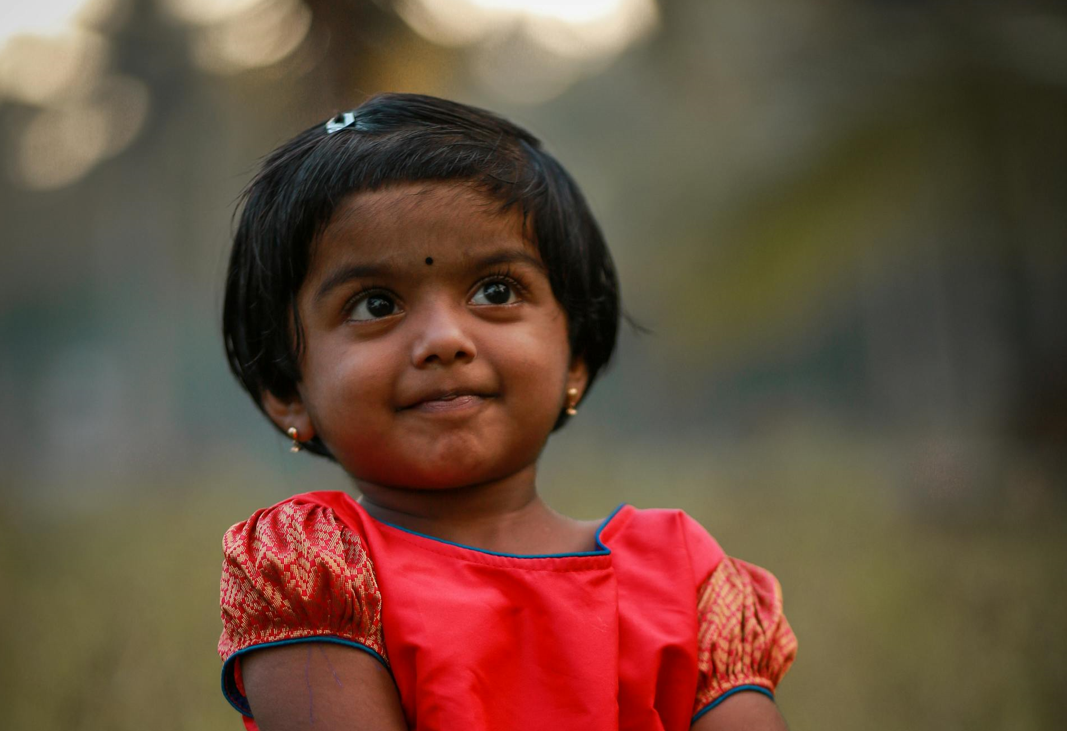
#> input picture Desktop - Copy/dip mini project/small.jpg, 1067 x 731 px
$ python run.py
#> lines starting #> are read from the running program, lines starting #| are printed output that depends on the picture; after the words box and inside, x2 and y2 are one past the last pixel; in counts of white or black regions, pixels touching at a corner belong together
### Desktop - Copy/dip mini project/cartoonizer.py
# cartoonizer.py

import cv2
import numpy as np
import matplotlib.pyplot as plt


def load_image(path, size=(800, 800)):
#> called with path = 'small.jpg', size = (800, 800)
    img = cv2.imread(path)
#> img is the input picture: shape (731, 1067, 3); mean B, G, R 61.2, 77.8, 104.7
    img = cv2.resize(img, size)
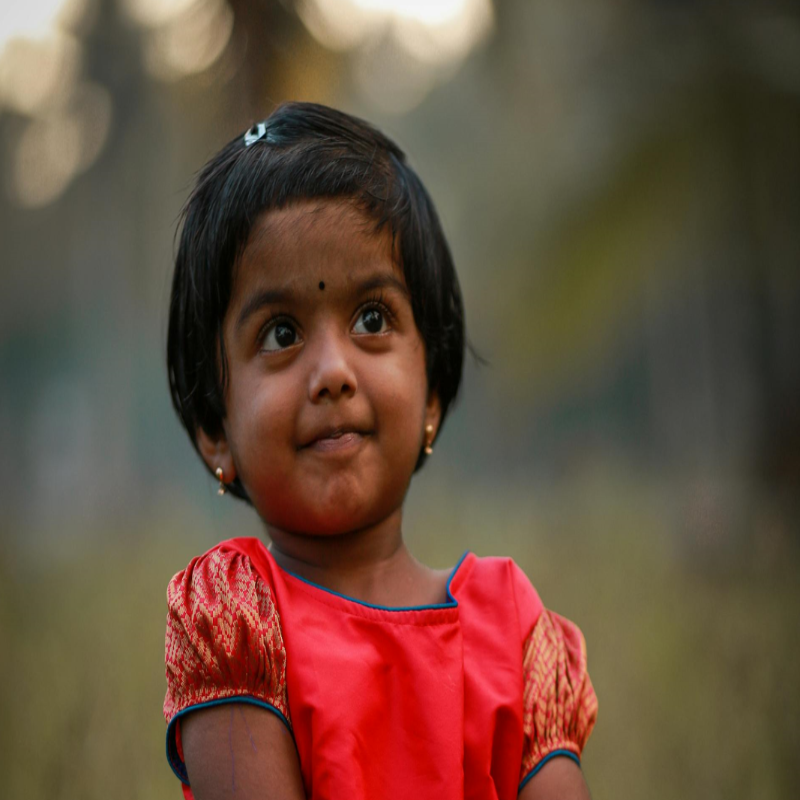
#> img: shape (800, 800, 3); mean B, G, R 61.1, 77.7, 104.6
    img_rgb = cv2.cvtColor(img, cv2.COLOR_BGR2RGB)
    return img_rgb


def apply_bilateral_filter(img):
    return cv2.bilateralFilter(img, d=9, sigmaColor=75, sigmaSpace=75)
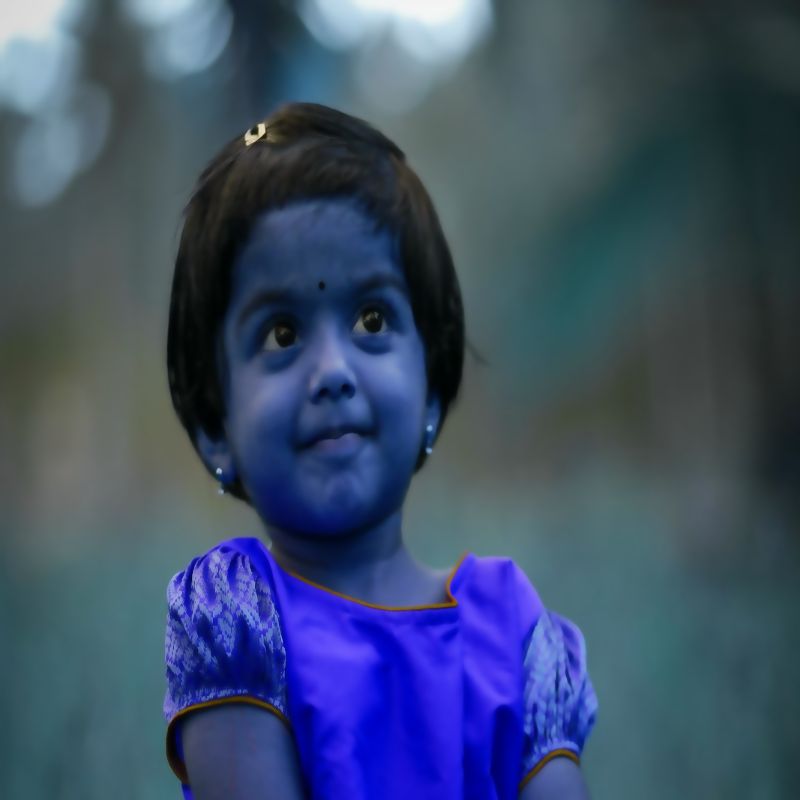
#> returned value: shape (800, 800, 3); mean of channels 0, 1, 2 104.6, 77.7, 61.1; drawn as B, G, R


def color_quantization(img, k=8):
#> called with k = 8
    img_data = np.float32(img).reshape((-1, 3))
    criteria = (cv2.TERM_CRITERIA_EPS + cv2.TERM_CRITERIA_MAX_ITER, 20, 1.0)
    _, labels, centers = cv2.kmeans(
        img_data, k, None, criteria, 10, cv2.KMEANS_RANDOM_CENTERS)
#> centers = [[110.2, 103.2, 81.21], [227.6, 52.96, 62.98], [107.8, 45.68, 25.71], [81.21, 77.4, 58.27], [41.69, 36.32, 25.91], [217.6, 206.9, 186], [198.3, 14.25, 15.2], [174.9, 133.4, 109.9]]
    centers = np.uint8(centers)
#> centers = [[110, 103, 81], [227, 52, 62], [107, 45, 25], [81, 77, 58], [41, 36, 25], [217, 206, 185], [198, 14, 15], [174, 133, 109]]
    quantized = centers[labels.flatten()].reshape(img.shape)
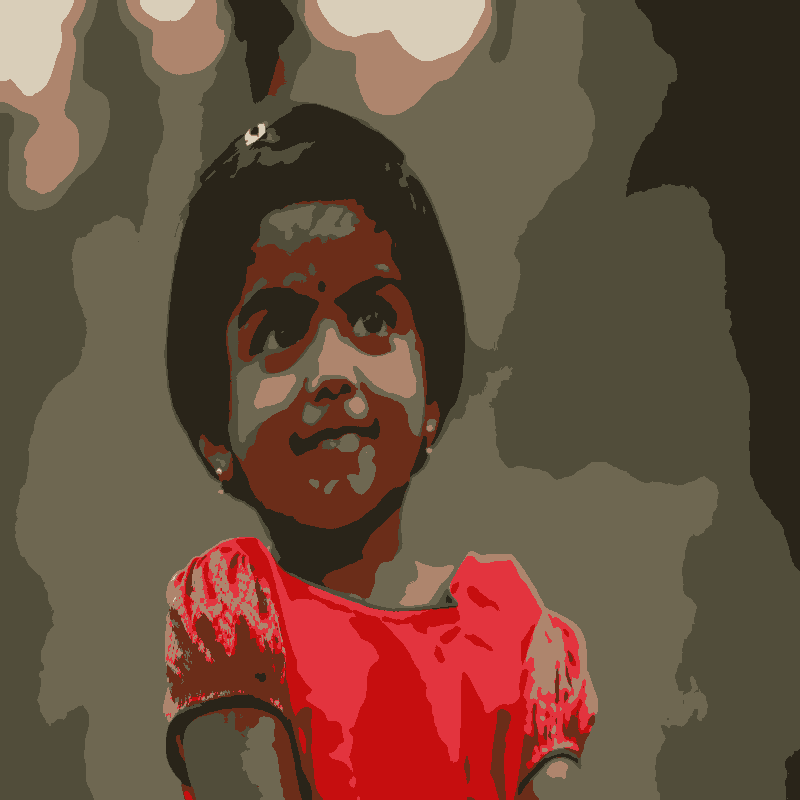
#> quantized: shape (800, 800, 3); mean R, G, B 104.2, 77.3, 60.6
    return quantized


def detect_edges(img):
    gray = cv2.cvtColor(img, cv2.COLOR_RGB2GRAY)
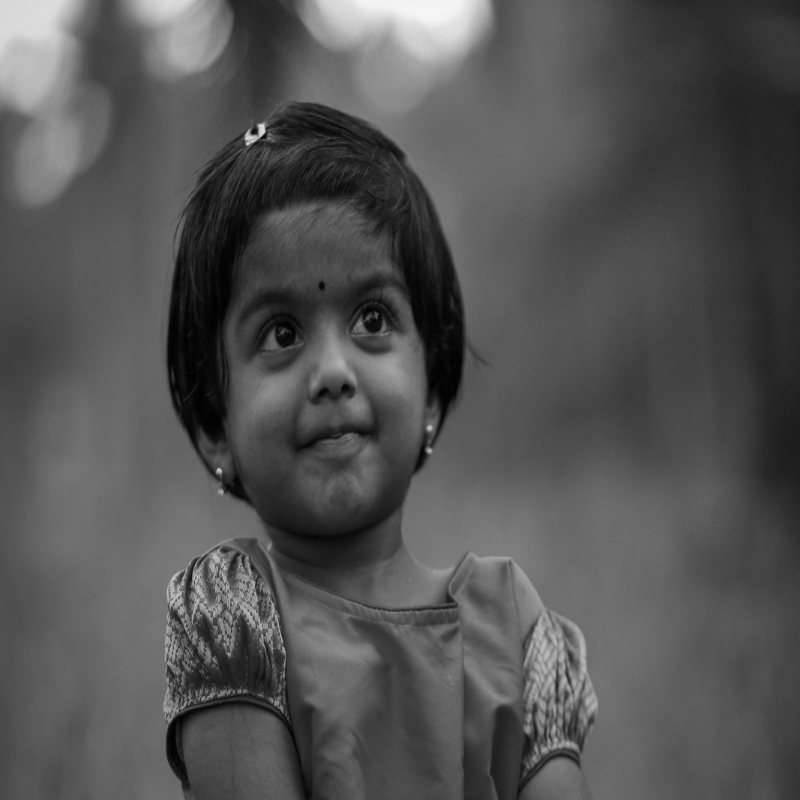
#> gray: shape (800, 800); min 1, max 246, mean 83.9
    blurred = cv2.medianBlur(gray, 5)
    edges = cv2.adaptiveThreshold(blurred, 255,
                                  cv2.ADAPTIVE_THRESH_MEAN_C,
                                  cv2.THRESH_BINARY, 9, 10)
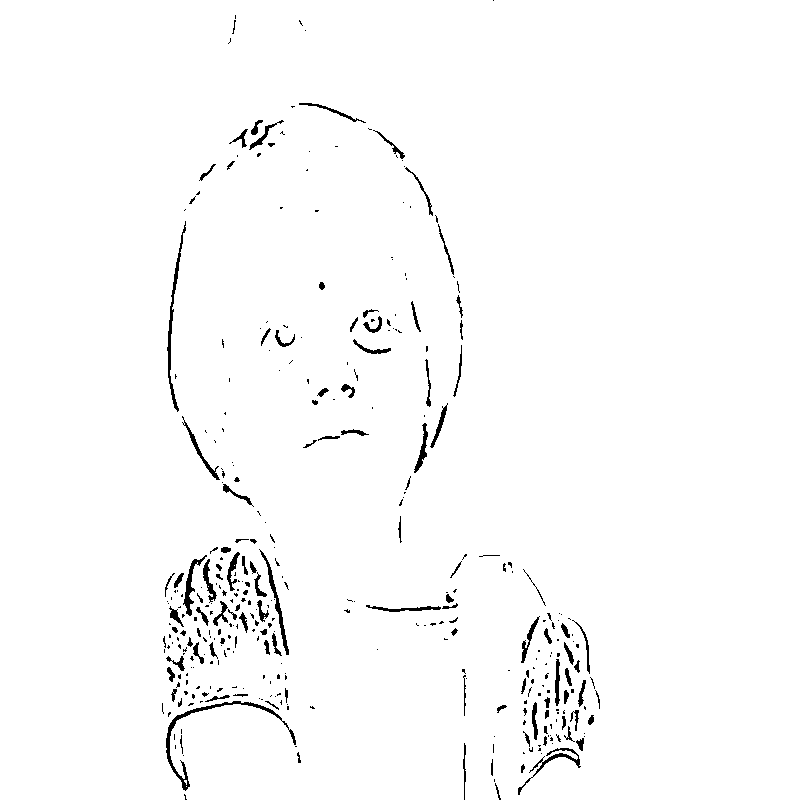
#> edges: shape (800, 800); 98.2% white; 366 black regions (249 under 20 px), largest, box (x1, y1, x2, y2) and area: (166, 701, 296, 791) 772, (167, 221, 186, 412) 540, (259, 549, 289, 655) 394
    return edges


def combine_effects(color_img, edges):
    edges_colored = cv2.cvtColor(edges, cv2.COLOR_GRAY2RGB)
    cartoon = cv2.bitwise_and(color_img, edges_colored)
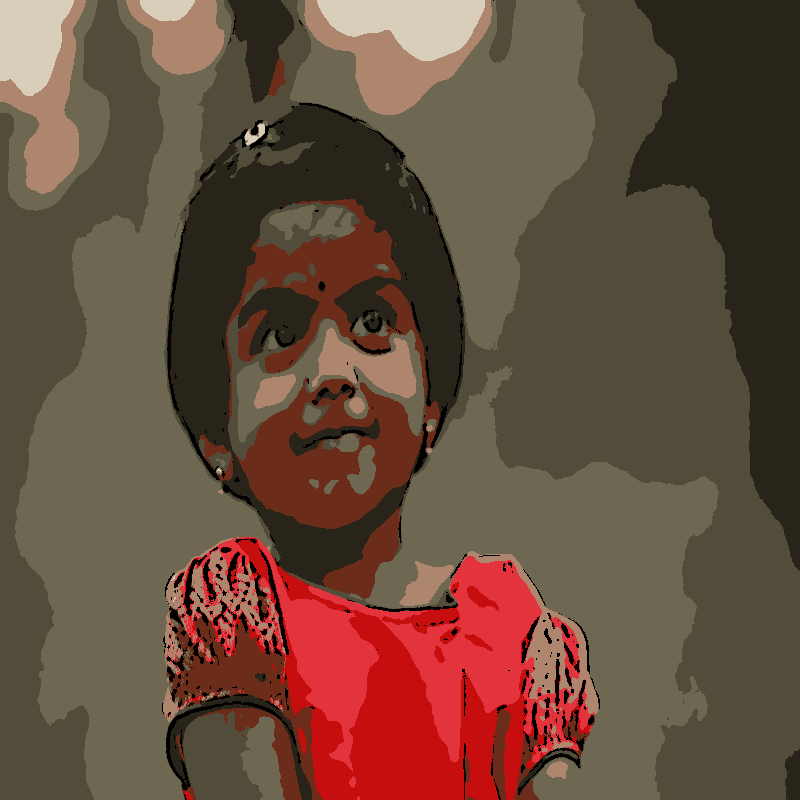
#> cartoon: shape (800, 800, 3); mean R, G, B 102.2, 76.6, 60
    return cartoon


def cartoonize_image(image_path):
    original = load_image(image_path)
    smoothed = apply_bilateral_filter(original)
    quantized = color_quantization(smoothed)
    edges = detect_edges(original)
    cartoon = combine_effects(quantized, edges)

    return original, cartoon

### Desktop - Copy/dip mini project/run.py
# run.py

from cartoonizer import cartoonize_image
import matplotlib.pyplot as plt

# Path to your image
img_path = "small.jpg"

# Cartoonize
original, cartoon = cartoonize_image(img_path)

# Show the results
plt.figure(figsize=(12, 6))

plt.subplot(1, 2, 1)
plt.imshow(original)
plt.title("Original Image")
plt.axis("off")

plt.subplot(1, 2, 2)
plt.imshow(cartoon)
plt.title("Cartoonized Image")
plt.axis("off")

plt.tight_layout()
plt.show()

$ run again, with Desktop - Copy/dip mini project/rose.jpg copied over Desktop - Copy/dip mini project/small.jpg
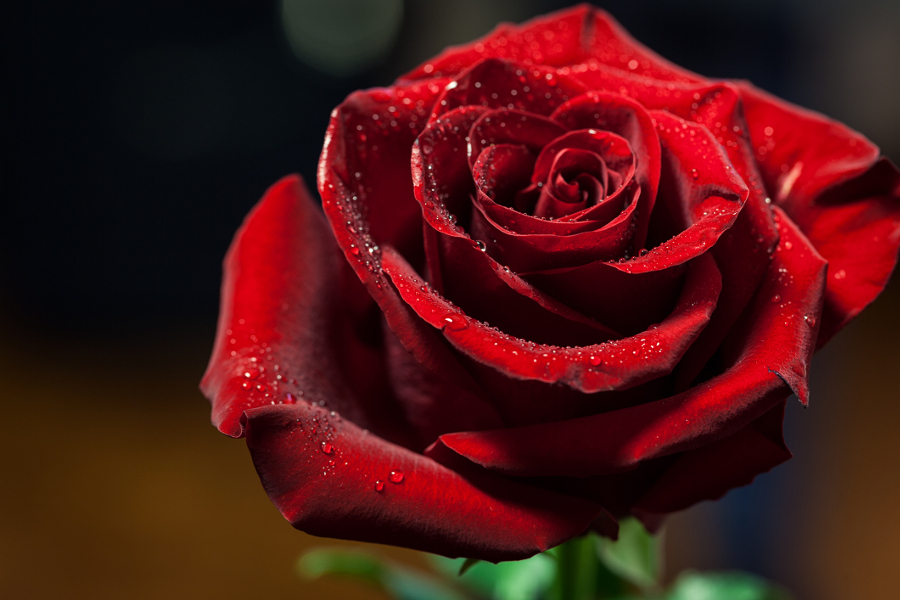
#> input picture Desktop - Copy/dip mini project/rose.jpg, 900 x 600 px
#> in load_image, img is the input picture: shape (600, 900, 3); mean B, G, R 20, 21.5, 74.7
#> img: shape (800, 800, 3)
#> in color_quantization, `_, labels, centers = cv2.kmeans( img_data, k, None, criteria, 10, cv2...`: centers = [[79.42, 44.03, 12.97], [187.2, 60.06, 66.21], [13.78, 7.78, 10.48], [197.6, 8.21, 22.83], [89.02, 138, 85.92], [56.5, 6.84, 9.83], [125.8, 16.26, 27.25], [45.82, 44.62, 37.31]]
#> in color_quantization, `centers = np.uint8(centers)`: centers = [[79, 44, 12], [187, 60, 66], [13, 7, 10], [197, 8, 22], [89, 137, 85], [56, 6, 9], [125, 16, 27], [45, 44, 37]]
#> in detect_edges, `edges = cv2.adaptiveThreshold(blurred, 255, cv2.ADAPTIVE_THRESH_MEAN_C..`:
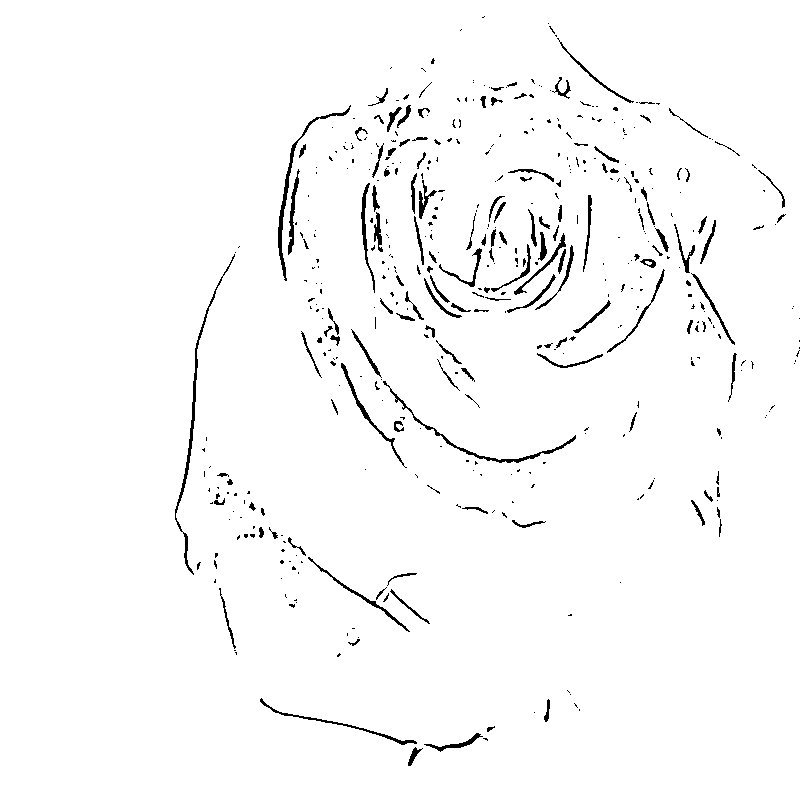
#> edges: shape (800, 800); 97.6% white; black in thin lines or dots, all inside (x1, y1, x2, y2) = (175, 16, 800, 766)
#> in combine_effects, `cartoon = cv2.bitwise_and(color_img, edges_colored)`:
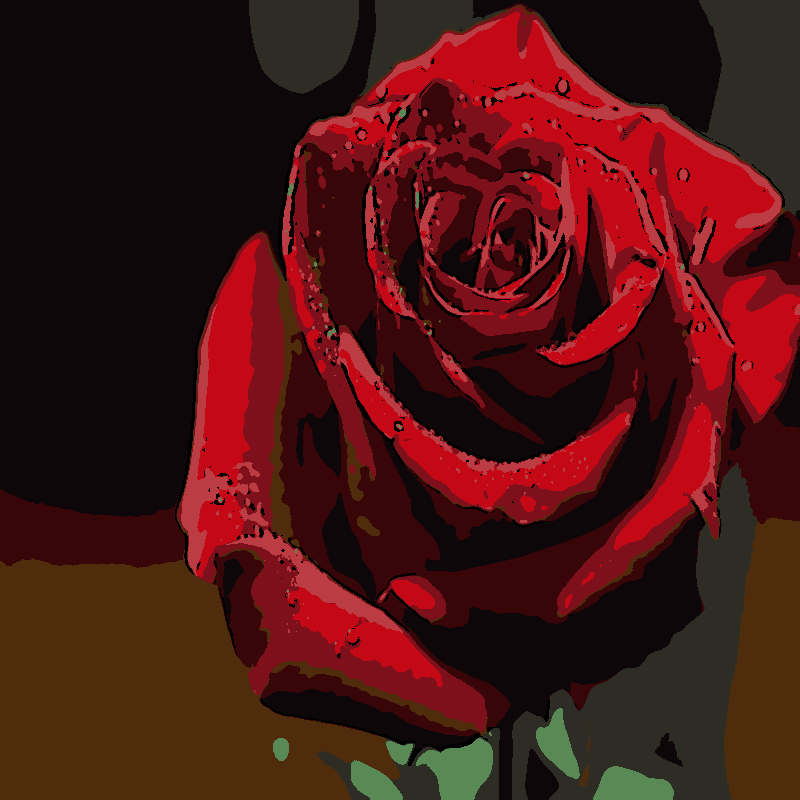
#> cartoon: shape (800, 800, 3); mean R, G, B 72, 20.5, 18.9
